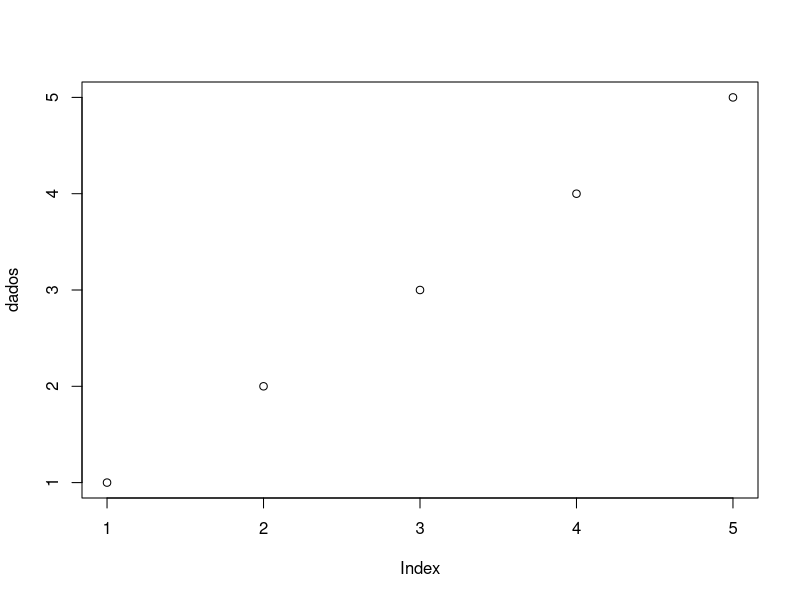

Write R code to recreate this figure.
## ---- chunk 1
cat("Teste R")
dados<-c(1,2,3,4,5)
plot(dados)
